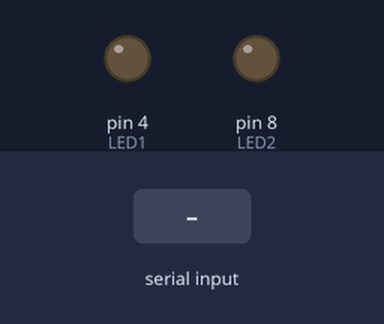
The sketch below on a simulated Arduino Uno, built with avr-gcc and run on an emulated ATmega328P. Parts: output pins drawn as LEDs (lit = HIGH). Dashed ring = blinking. Inputs (shaded band) come from the test bench.

Above: at 1.2 s.
1.3 s: byte 1 (1) received over Serial
At 1.36 s:
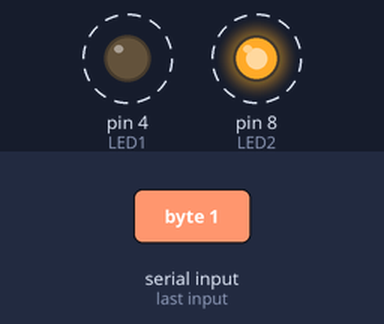
4.3 s: byte 2 (2) received over Serial
At 5.7 s:
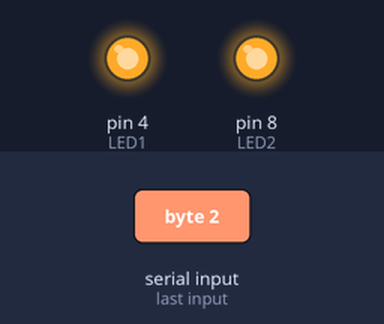
Timing chart, 0 to 7.3 s (numbered marks = the images above; inputs shaded):
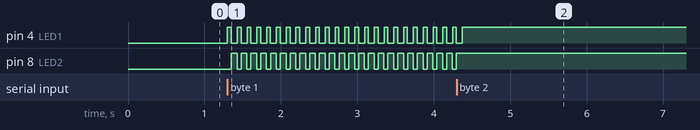

The sketch:

SS9_LEDArduino.ino
```cpp
byte val;
const int LED1 = 4;
const int LED2 = 8;


void setup() {
  pinMode(LED1, OUTPUT);
  pinMode(LED2, OUTPUT);
  Serial.begin(9600);
}

void loop() {
  if (Serial.available()) {
    val = Serial.read();
  }
  if (val == 0) {
    digitalWrite(LED1, LOW);
    digitalWrite(LED2, LOW);
  }
  else if (val == 1) { // Added LED effects.
    digitalWrite(LED1, HIGH);
    delay(50);
    digitalWrite(LED1, LOW);
    delay(1);
    digitalWrite(LED2, HIGH);
    delay(75);
    digitalWrite(LED2, LOW);
    delay(1);

  }

  else if (val == 2) {
    digitalWrite(LED2, HIGH);
    digitalWrite(LED1, HIGH);
  }
  delay(1);
}
```

Measured:
- after the input at 1.3 s, pin 4 (LED1): alternates HIGH for 0.05 s and LOW for 0.08 s, starting at once; pin 8 (LED2): alternates HIGH for 0.08 s and LOW for 0.05 s, starting after 0.05 s
- after the input at 4.3 s, pin 4 (LED1): goes on until 4.4 s, then stays HIGH; pin 8 (LED2): stops changing and stays HIGH
